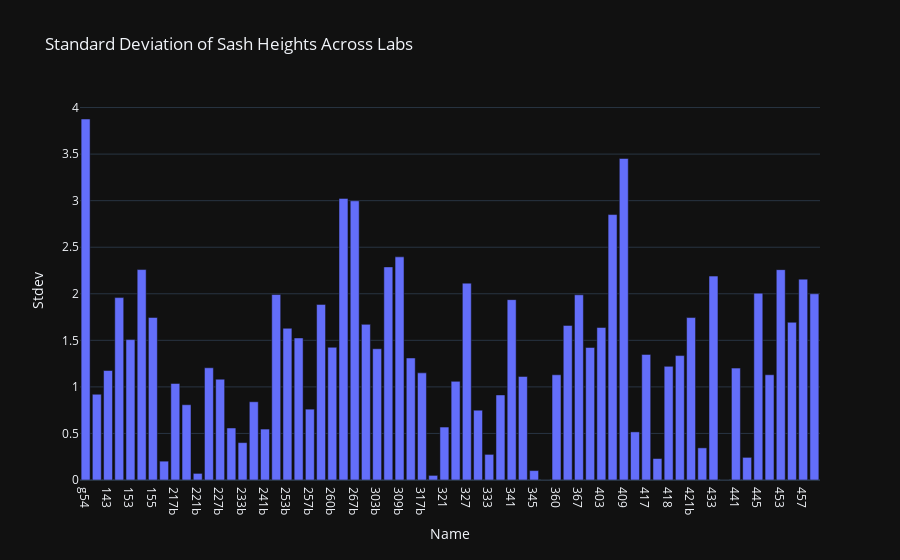

Here is the notebook cell this chart was saved with:
### Code cell
fig = px.bar(ndf, x = "Name", y = "Stdev",title="Standard Deviation of Sash Heights Across Labs")
#fig.write_image("C:\\Users\\Rob\\Desktop\\ESW\\Fume\\energy_across_labs.png",scale=4)
fig.show()

### Figure 1 — Plotly figure (JSON) as saved in the notebook; plotly's stock layout.template omitted (floating-point values rounded to 4 significant figures)
{"data": [{"alignmentgroup": "True", "hovertemplate": "Name=%{x}<br>Stdev=%{y}<extra></extra>", "legendgroup": "", "marker": {"color": "#636efa", "pattern": {"shape": ""}}, "name": "", "offsetgroup": "", "orientation": "v", "showlegend": false, "textposition": "auto", "x": ["g54", "141", "143", "147b", "153", "153b", "155", "160", "217b", "221", "221b", "227", "227b", "233", "233b", "241", "241b", "253", "253b", "257", "257b", "260", "260b", "267", "267b", "303", "303b", "309", "309b", "317", "317b", "318", "321", "321b", "327", "327b", "333", "333b", "341", "341b", "345", "345b", "360", "360b", "367", "367b", "403", "403b", "409", "409b", "417", "417b", "418", "421", "421b", "427b", "433", "433b", "441", "441b", "445", "445b", "453", "453b", "457", "457b"], "xaxis": "x", "y": [3.877, 0.921, 1.176, 1.959, 1.508, 2.26, 1.746, 0.2023, 1.037, 0.8085, 0.07088, 1.205, 1.083, 0.5587, 0.4013, 0.8403, 0.5471, 1.992, 1.629, 1.526, 0.7609, 1.886, 1.425, 3.024, 2.998, 1.672, 1.41, 2.289, 2.397, 1.31, 1.151, 0.04936, 0.5687, 1.059, 2.114, 0.7496, 0.275, 0.9137, 1.937, 1.112, 0.1011, 0.0, 1.13, 1.66, 1.989, 1.423, 1.638, 2.851, 3.453, 0.5167, 1.349, 0.2306, 1.22, 1.336, 1.745, 0.345, 2.19, 0.0, 1.202, 0.2431, 2.006, 1.13, 2.259, 1.694, 2.157, 2.0], "yaxis": "y", "type": "bar"}], "layout": {"xaxis": {"anchor": "y", "domain": [0.0, 1.0], "title": {"text": "Name"}}, "yaxis": {"anchor": "x", "domain": [0.0, 1.0], "title": {"text": "Stdev"}}, "legend": {"tracegroupgap": 0}, "title": {"text": "Standard Deviation of Sash Heights Across Labs"}, "barmode": "relative"}}
